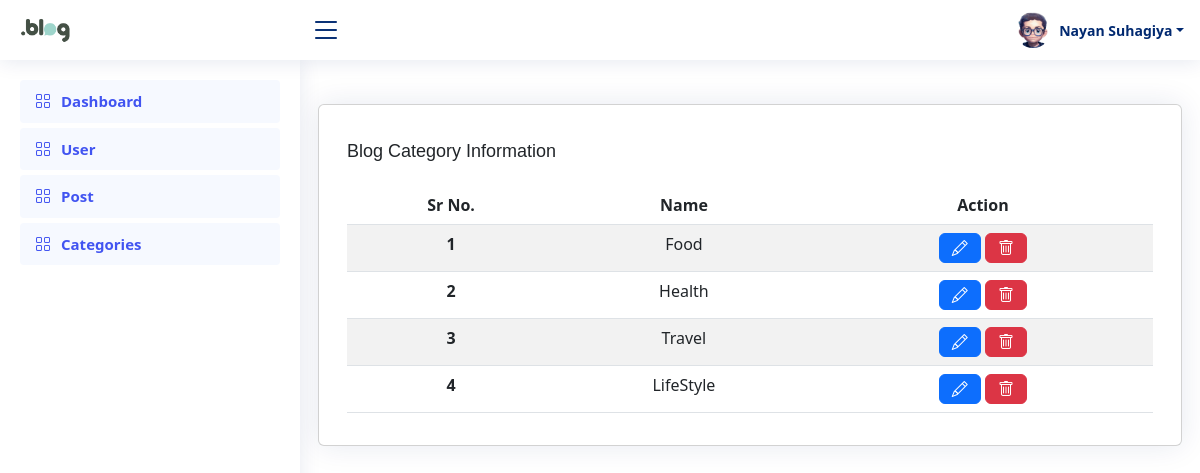
The app's page /admin/category.php (signed in) with its own data.
### tables this page shows
CREATE TABLE `Users` (
  `user_id` int(11) NOT NULL,
  `name` varchar(100) NOT NULL,
  `email` varchar(100) NOT NULL,
  `password` varchar(100) NOT NULL,
  `user_type` enum('client','admin') NOT NULL DEFAULT 'client',
  `image` varchar(100) DEFAULT NULL,
  `created_at` datetime DEFAULT NULL,
  `updated_at` datetime DEFAULT NULL
);

CREATE TABLE `Categories` (
  `category_id` int(11) NOT NULL,
  `name` varchar(100) NOT NULL
);

### admin/category.php (the view, shortened to what this page needs)
<?php
    include_once "./sidebar.php";
    ?>
<main id="main" class="main">
  <section class="section dashboard">
    <div class="row">
      <div class="card">
        <div class="card-body">
          <h5 class="card-title">Blog Category Information</h5>
          <table class="table table-striped text-center">
            <thead>
              <tr>
                <th scope="col">Sr No.</th>
                <th scope="col">Name</th>
                <th scope="col">Action</th>
              </tr>
            </thead>
            <tbody>
              <?php $query = "SELECT * FROM Categories";
                                $result = mysqli_query($conn, $query);
                                $i = 1;
                                while ($row = mysqli_fetch_assoc($result)) {
                                    echo "<tr>
                                                <th scope='row'>$i</th>
                                                <td>$row[name]</td>
                                                <td>
                                                <button class='btn btn-primary' data-bs-toggle='modal' onclick='modalOpen()' data-bs-target='#edit-category-modal'><i class='bi bi-pencil'></i></button>
                                                <button class='btn btn-danger'><i class='bi bi-trash'></i></button>
                                                </td>
                                                </tr>";
                                    $i++;
                                }
                                ?>
            </tbody>
          </table>
        </div>
      </div>
    </div>
  </section>
</main>

### admin/sidebar.php (shortened to what this page needs)
<?php
include_once "../connection.php";
$user_id = $_SESSION["user_id"];
$query = "SELECT * FROM Users WHERE user_id='$user_id'";
$runquery = mysqli_query($conn, $query);
$row = mysqli_fetch_assoc($runquery);
$name = $row["name"];
?>
<!DOCTYPE html>
<html lang="en">
<head>
  <link href="../lib/css/style.css" rel="stylesheet">
  <link href="../lib/css/bootstrap.min.css" rel="stylesheet">
  <link href="../lib/css/bootstrap-icons/bootstrap-icons.css" rel="stylesheet">
</head>
<body>
  <header id="header" class="header fixed-top d-flex align-items-center">
    <div class="d-flex align-items-center justify-content-between">
      <a href="index.html" class="logo d-flex align-items-center">
        <img src="../assets/site_logo.png" alt="">
      </a>
      <i class="bi bi-list toggle-sidebar-btn"></i>
    </div>
    <nav class="header-nav ms-auto">
      <ul class="d-flex align-items-center">
        <li class="nav-item dropdown pe-3">
          <a class="nav-link nav-profile d-flex align-items-center pe-0" href="#" data-bs-toggle="dropdown">
            <img src="../assets/profile.png" alt="Profile" class="rounded-circle">
            <span class="d-none d-md-block dropdown-toggle ps-2"><?= $name ?></span>
          </a>
        </li>
      </ul>
    </nav>
  </header>
  <aside id="sidebar" class="sidebar">
    <ul class="sidebar-nav" id="sidebar-nav">
      <li class="nav-item">
        <a class="nav-link " href="dashboard.php">
          <i class="bi bi-grid"></i>
          <span>Dashboard</span>
        </a>
      </li>
      <li class="nav-item">
        <a class="nav-link " href="userInfo.php">
          <i class="bi bi-grid"></i>
          <span>User</span>
        </a>
      </li>
      <li class="nav-item">
        <a class="nav-link " href="dashboard.php">
          <i class="bi bi-grid"></i>
          <span>Post</span>
        </a>
      </li>
      <li class="nav-item">
        <a class="nav-link " href="category.php">
          <i class="bi bi-grid"></i>
          <span>Categories</span>
        </a>
      </li>
    </ul>
  </aside>
</body>
</html>

### records on screen
users: name "Nayan Suhagiya"
categories: name "Food"
categories: name "Health"
categories: name "Travel"
categories: name "LifeStyle"
